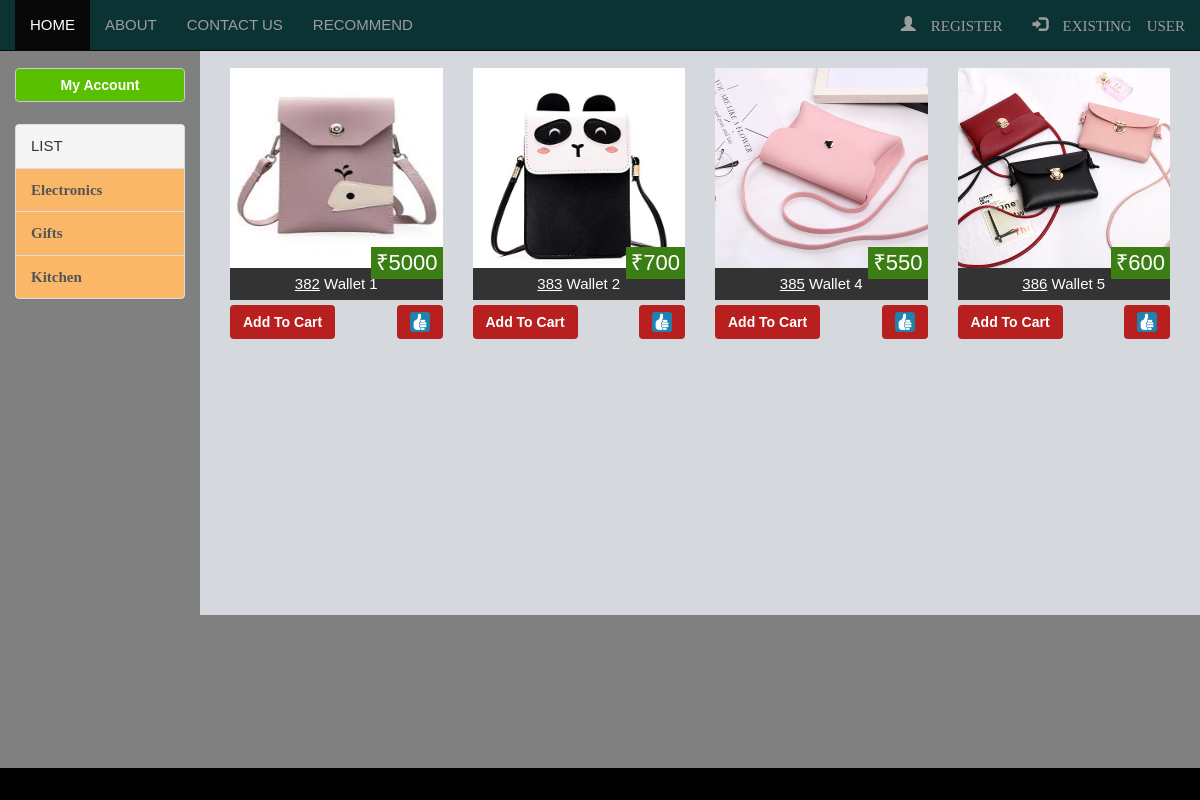
Screenshot of /gifts.php with the database file from the repository.
### tables this page shows
CREATE TABLE `product` (
  `id` int(30) NOT NULL,
  `type` int(10) NOT NULL,
  `location` varchar(120) NOT NULL,
  `price` int(30) NOT NULL,
  `name` varchar(50) NOT NULL,
  `model` varchar(50) NOT NULL
);

### gifts.php (the view)
<?php
		include 'includes/header.php';
		include 'includes/left-bar.php';
		include 'config/database.php';
?>
	<div class="col-md-10" style="background:#D5D8DC;min-height:570px;">
		<br/>
		<?php
			$res=mysqli_query($link,"select * from product where type=2")or die(mysql_error());
			while($arr=mysqli_fetch_row($res))
			{
				echo "<div class='col-md-3 game'>";
					echo "<div class='game-price'>&#8377;$arr[3]</div>";
					echo "<a href='$arr[2]'><img src='$arr[2]'/></a>";
					echo "<div class='game-title'><u>$arr[0]</u> $arr[4]</div>";
					if(!isset($_SESSION['sadmin']))
					{
						echo "<form action='user/addToCart.php'>";
							echo "<div class='game-add' style='float:left;'><button name='subject' value='$arr[0]' class='btn btn2' type='submit'>Add To Cart</button></div>";
						echo "</form>";
						echo "<form action='user/addToWishlist.php'>";
							echo "<div class='game-add' style='float:right;'><button name='subject' value='$arr[0]' class='btn btn2' type='submit'><img src='images/icons/9.png' style='height:20px;width:20px;float:right;'></button></div>";
						echo "</form>";
					}
				echo "<br/></div>";
			}
		?>
	</div>
<?php include 'includes/footer.php'?>

### css/style.css (style rules this page uses)
* { margin: 0; padding: 0; }
body { font-family: arial; font-size: 15px; color: white; line-height: 1.5em; background: #f4f4f4 }
.game { display:relative; }
.game-title { text-align: center; padding: 5px; background : #333; color: #fff; }
.game img { height:200px; width: 100%; }
.game-price { position: absolute; bottom : 80px; right: 15px; background : #3b7e14; color: #fff; padding: 5px; font-size: 22px; }
.game-add { margin: 5px auto 20px auto; text-align: center; }
.btn2 { background : #B82020; color : #ffffff; font-weight: bold; }

### rows the page displays
product: price "5000", location (picture), id "382", name "Wallet 1"
product: price "700", location (picture), id "383", name "Wallet 2"
product: price "550", location (picture), id "385", name "Wallet 4"
product: price "600", location (picture), id "386", name "Wallet 5"
